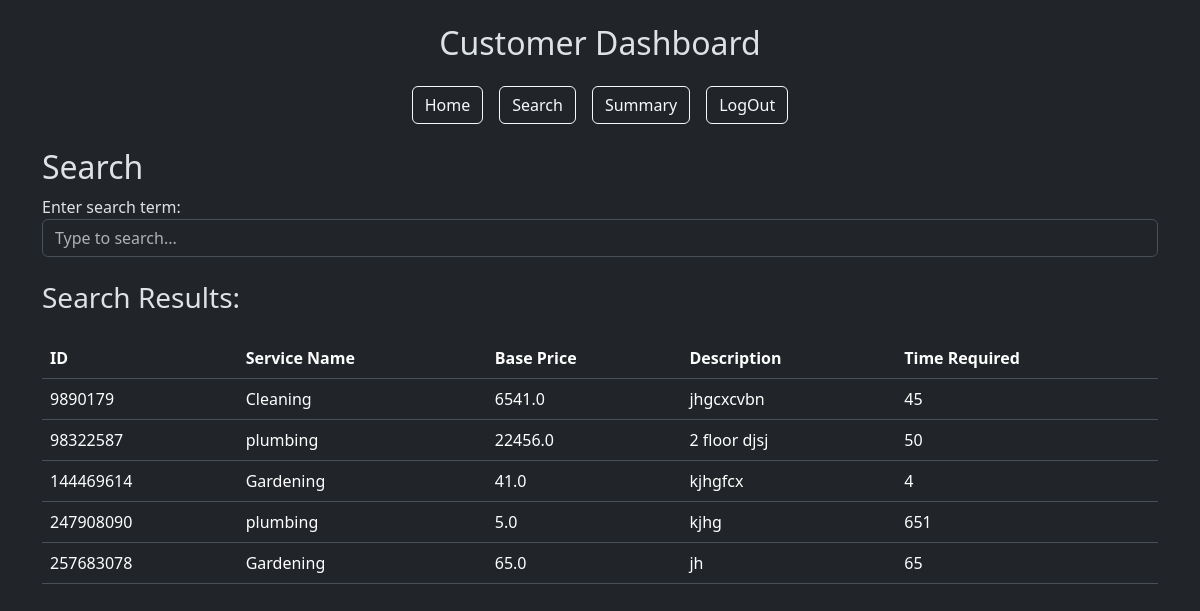
Page /search (signed in) on the earlier database version.
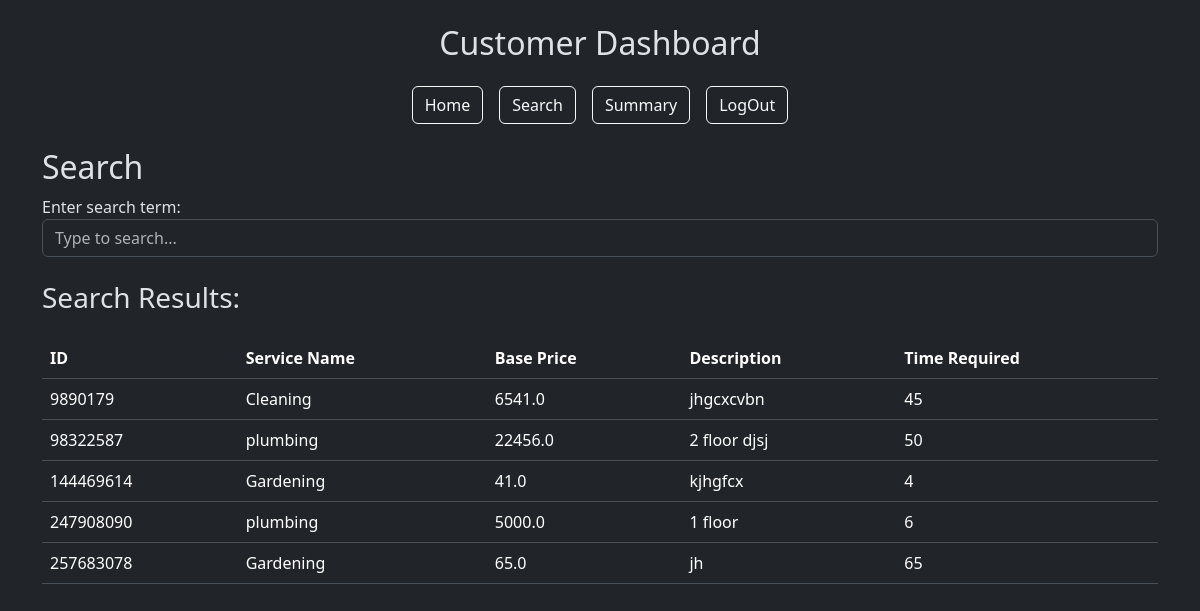
Same page on the later database version.
### models.py (models this page shows)
class Service(db.Model):
    __tablename__ = 'service'
    id = db.Column(db.Integer, primary_key=True)
    service_name = db.Column(db.String(80), unique=False, nullable=False)
    description = db.Column(db.Text, nullable=False)
    price = db.Column(db.Float, nullable=False)
    time_required = db.Column(db.Integer, nullable=False)
    service_requests = db.relationship('ServiceRequest', back_populates='service', lazy=True)

### app.py (the view)
@app.route('/search', methods=['GET', 'POST'])
def search():
    if session['user_role'] == 'admin':
        user = {'is_blocked': False}
    else:
        user = User.query.get(session['user_id'])
    customers = Customer.query.all()
    professionals = Professional.query.all()
    services = Service.query.all()
    service_requests = ServiceRequest.query.all()
    return render_template('search.html', user=user, customers=customers, professionals=professionals, services=services, service_requests=service_requests)

### templates/search.html (shortened to what this page needs)
{% extends "layout.html" %}  {% block content %}
<h2>Search</h2>
<div class="form-group">
  <label for="search_term">Enter search term:</label>
  <input
    type="text"
    class="form-control"
    id="search_term"
    name="search_term"
    placeholder="Type to search..."
  />
</div>
<h3 class="my-4">Search Results:</h3>
{% if session.get('user_role') == 'admin' %}
<h4>Service Requests:</h4>
<div class="table-responsive admin">
  <table class="table">
    <thead>
      <tr>
        <th>ID</th>
        <th>Requested By</th>
        <th>Assigned Professional</th>
        <th>Requested Date</th>
        <th>Status</th>
      </tr>
    </thead>
    <tbody>
      {% for service_request in service_requests %}
      <tr class="item">
        <td>{{service_request.id}}</td>
        <td>
          {{ service_request.customer.user.name if service_request.professional
          else 'N/A' }}
        </td>
        <td>
          {{ service_request.professional.user.name if
          service_request.professional else 'N/A' }}
        </td>
        <td>{{service_request.date_of_request.strftime('%Y-%m-%d') }}</td>
        <td>{{service_request.status}}</td>
      </tr>
      {% endfor %}
    </tbody>
  </table>
</div>
<h4>Customers:</h4>
<div class="table-responsive admin">
  <table class="table">
    <thead>
      <tr>
        <th>ID</th>
        <th>Name</th>
        <th>Address</th>
        <th>Contact</th>
        <th>Pincode</th>
      </tr>
    </thead>
    <tbody>
      {% for customer in customers %}
      <tr class="item">
        <td>{{customer.id}}</td>
        <td>{{customer.user.name}}</td>
        <td>{{customer.address}}</td>
        <td>{{customer.contact}}</td>
        <td>{{customer.pincode}}</td>
      </tr>
      {% endfor %}
    </tbody>
  </table>
</div>
<h4>Professionals:</h4>
<div class="table-responsive admin">
  <table class="table">
    <thead>
      <tr>
        <th>ID</th>
        <th>Name</th>
        <th>Experience</th>
        <th>Service Name</th>
        <th>Pincode</th>
      </tr>
    </thead>
    <tbody>
      {% for professional in professionals %}
      <tr class="item">
        <td>{{professional.id}}</td>
        <td>{{professional.user.name}}</td>
        <td>{{professional.experience}}</td>
        <td>{{professional.service_name}}</td>
        <td>{{professional.pincode}}</td>
      </tr>
      {% endfor %}
    </tbody>
  </table>
</div>
{% elif session.get('user_role') == 'customer' %}
<div class="table-responsive">
  <table class="table">
    <thead>
      <tr>
        <th>ID</th>
        <th>Service Name</th>
        <th>Base Price</th>
        <th>Description</th>
        <th>Time Required</th>
      </tr>
    </thead>
    <tbody>
      {% for service in services %}
      <tr class="item">
        <td>{{service.id}}</td>
        <td>{{service.service_name}}</td>
        <td>{{service.price}}</td>
        <td>{{service.description}}</td>
        <td>{{service.time_required}}</td>
      </tr>
      {% endfor %}
    </tbody>
  </table>
</div>
{% endif %} {% endblock %}

Differences in the rows shown:
changed Service id 247908090: price "5.0" → "5000.0"; description "kjhg" → "1 floor"; time_required "651" → "6"
